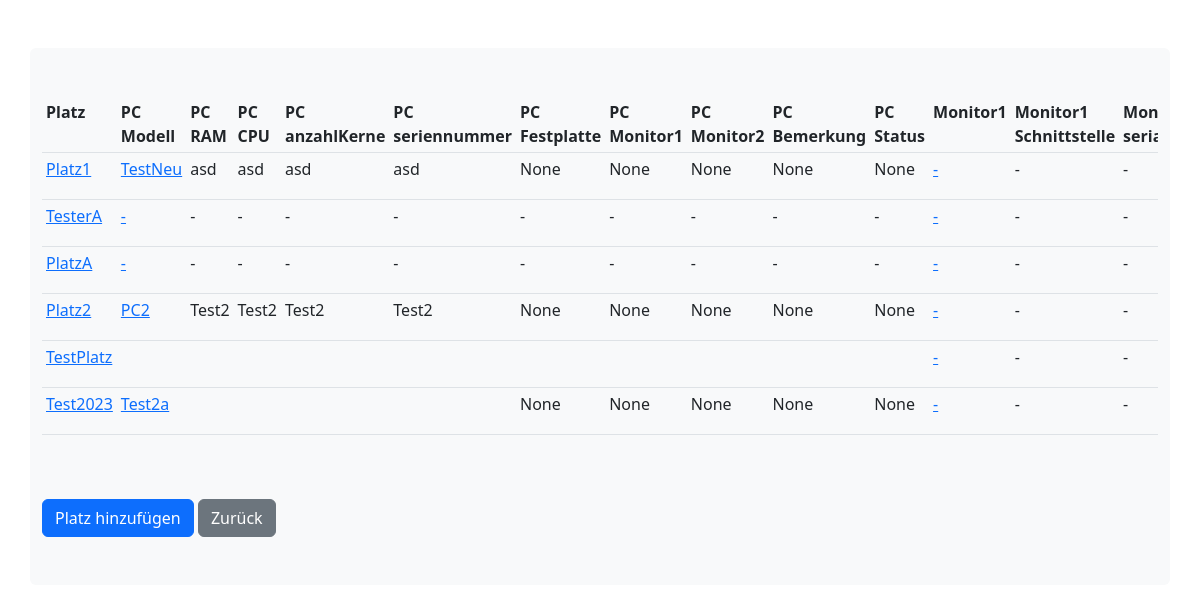
Before: /itinventory/platzviewFilterGesamt/ with the older database file.
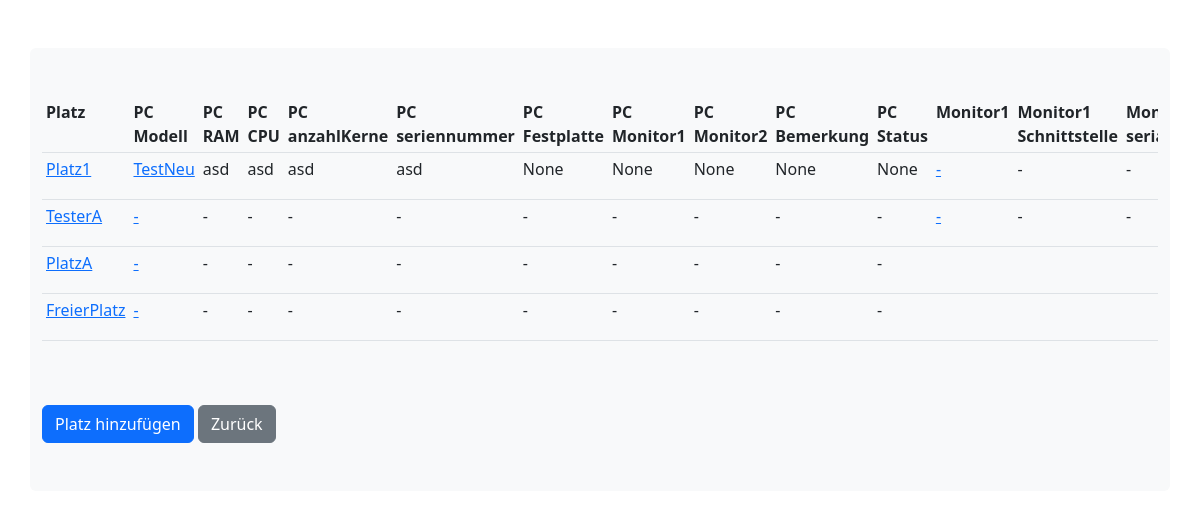
After: the same page with the newer database file.
### itinventory/models.py (models this page shows)
class Platz(models.Model):
  bezeichnung = models.CharField(max_length=50, null=True)
  room = models.ForeignKey(Rooms,on_delete=callable,null=True,default=None, related_name='Room')
  pc = models.ForeignKey(Pcs,on_delete=models.CASCADE, default=1,null=True)
  monitor1 = models.ForeignKey(Monitor,on_delete=callable, related_name='Monitor1', default=1,null=True)
  monitor2 = models.ForeignKey(Monitor,on_delete=callable, related_name='Monitor2', default=1,null=True)
  bemaerkung = models.CharField(max_length=300,default=None, null=True, blank=True)
  tastatur = models.BooleanField(default=False,null=True)
  maus = models.BooleanField(default=False,null=True)

class Pcs(models.Model):
    modell = models.CharField(max_length=255)
    RAM = models.CharField(max_length=255)
    CPU = models.CharField(max_length=255)
    anzahlkerne = models.CharField(max_length=255)
    festplatte = models.CharField(max_length=255, null=True)
    serialnummer = models.CharField(max_length=50,default=None, null=True, blank=True)
    monitor1 = models.CharField(max_length=50,default=None, null=True, blank=True)
    monitor2 = models.CharField(max_length=50,default=None, null=True, blank=True)
    bemaerkung = models.CharField(max_length=300,default=None, null=True, blank=True)
    status = models.CharField(max_length=100,default=None, null=True, blank=True)

class Monitor(models.Model):
      schnittstelle = models.CharField(max_length=255)
      serialnummer = models.CharField(max_length=55,default=None, null=True, blank=True)
      bemaerkung = models.CharField(max_length=300,default=None, null=True, blank=True)
      status = models.CharField(max_length=100,default=None, null=True, blank=True)

### itinventory/views.py (the view)
# urls.py: path('platzviewFilterGesamt/', views.platzviewFilterGesamt, name='platzviewFilterGesamt'),
def platzviewFilterGesamt(request):
    myplaetze = Platz.objects.filter().select_related()
    template = loader.get_template('platzAll.html')
    context = {
        'myplaetze': myplaetze,
    }
    return HttpResponse(template.render(context, request))

### itinventory/templates/platzAll.html (shortened to what this page needs)
<!doctype html>
<html lang="en">
<head>
  <link href="https://cdn.jsdelivr.net/npm/bootstrap@5.2.2/dist/css/bootstrap.min.css" rel="stylesheet"
>
</head>
<body>
  <div class="container bg-light rounded my-5">
    <div class="row">
      <div class="col-12">
        <div class="table-responsive">
          <table class="table table-sm">
            <tr>
              <th>Platz</th>
              <th>PC Modell</th>
              <th>PC RAM</th>
              <th>PC CPU</th>
              <th>PC anzahlKerne</th>
              <th>PC seriennummer</th>
              <th>PC Festplatte</th>
              <th>PC Monitor1</th>
              <th>PC Monitor2</th>
              <th>PC Bemerkung</th>
              <th>PC Status</th>
              <th>Monitor1</th>
              <th>Monitor1 Schnittstelle</th>
              <th>Monitor1 serialnummer</th>
            </tr>
            {% for line in myplaetze %}
            <tr>
              <td><a href="/itinventory/updatePlatz/{{ line.id }}">{{ line.bezeichnung }}</a></td>
              <td><a href="/itinventory/updatePlatzPC/{{ line.id }}">{{ line.pc.modell }}</a></td>
              <td>{{ line.pc.RAM }}</td>
              <td>{{ line.pc.CPU }}</td>
              <td>{{ line.pc.anzahlkerne }}</td>
              <td>{{ line.pc.festplatte }}</td>
              <td>{{ line.pc.serialnummer }}</td>
              <td>{{ line.pc.monitor1 }}</td>
              <td>{{ line.pc.monitor2 }}</td>
              <td>{{ line.pc.bemaerkung }}</td>
              <td>{{ line.pc.status }}</td>
              <td><a href="/itinventory/updatePlatzMonitor1/{{ line.id }}">{{ line.monitor1.serialnummer }}</a></td>
              <td>{{ line.monitor1.schnittstelle}}</td>
              <td>{{ line.monitor1.serialnummer}}</td>
            </tr>
            {% endfor %}
          </table>
        </div>
        <a href="/itinventory/addPlatzRaum/{{myrooms.id }}" class="btn btn-primary my-5">Platz hinzufügen</a>
        <a href="/itinventory" class="btn btn-secondary">Zurück</a>
      </div>
    </div>
  </div>
</body>
</html>

Changed rows visible on the page:
removed Platz: bezeichnung "Platz2", pc.modell "PC2", pc.RAM "Test2", pc.CPU "Test2", pc.anzahlkerne "Test2", pc.festplatte "Test2", pc.serialnummer "None", pc.monitor1 "None", pc.monitor2 "None", pc.bemaerkung "None", pc.status "None", monitor1.serialnummer "-", monitor1.schnittstelle "-"
removed Platz: bezeichnung "TestPlatz", monitor1.serialnummer "-", monitor1.schnittstelle "-"
removed Platz: bezeichnung "Test2023", pc.modell "Test2a", pc.serialnummer "None", pc.monitor1 "None", pc.monitor2 "None", pc.bemaerkung "None", pc.status "None", monitor1.serialnummer "-", monitor1.schnittstelle "-"
changed Platz "PlatzA": monitor1.serialnummer "-" → (not shown); monitor1.schnittstelle "-" → (not shown)
added Platz: bezeichnung "FreierPlatz", pc.modell "-", pc.RAM "-", pc.CPU "-", pc.anzahlkerne "-", pc.festplatte "-", pc.serialnummer "-", pc.monitor1 "-", pc.monitor2 "-", pc.bemaerkung "-", pc.status "-"
